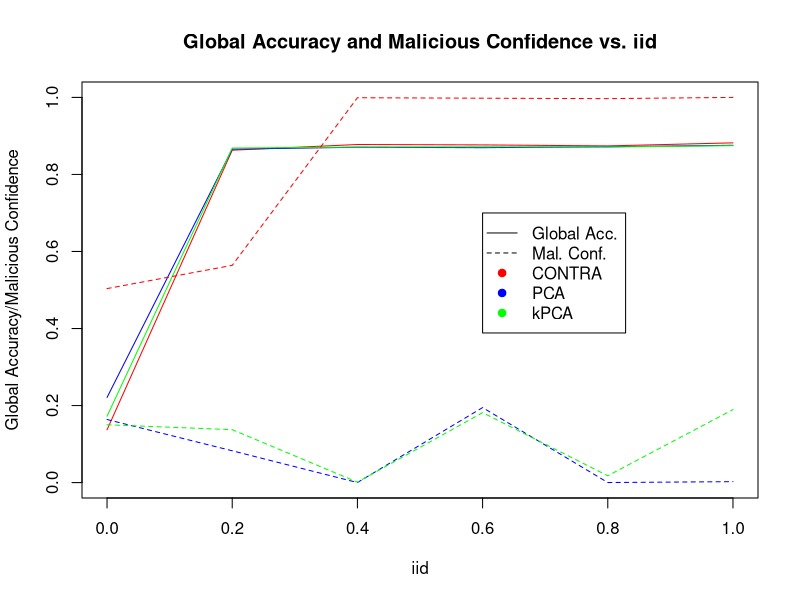
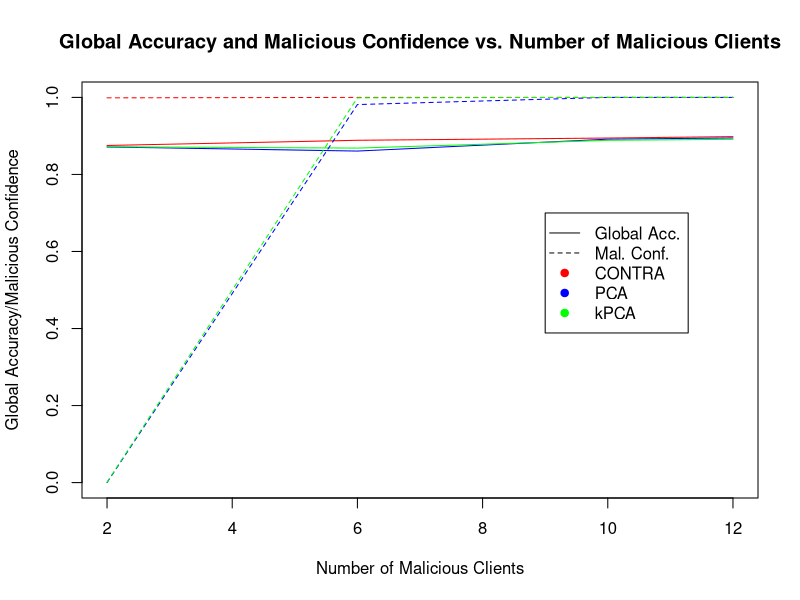
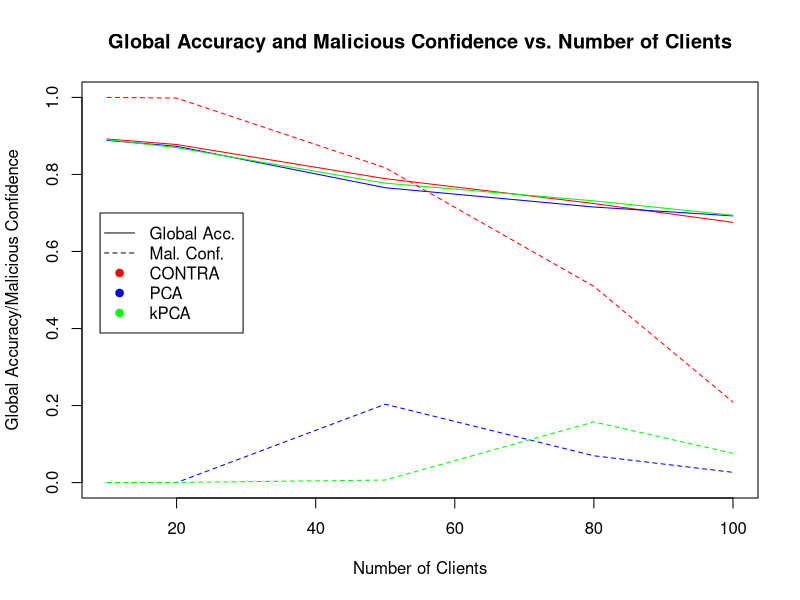

Source code (R) for these figures, in order:
# globalEvalDf <- read.csv("global_eval.csv")
# malEvalDf <- read.csv("mal_eval.csv")
# malObjLogDf <- read.csv("mal_obj_log.csv")
# 
# plot(globalEvalDf$eval_success~globalEvalDf$t,xlab="Timestep",ylab="% Accuracy",main="Accuracy of Global Task over Time")
# lines(globalEvalDf$eval_success~globalEvalDf$t)
# 
# plot(malEvalDf$eval_loss~malEvalDf$t,xlab="Timestep",ylab="SSE",main="SSE Of Global and Malicious Tasks over Time",col="red")
# lines(globalEvalDf$eval_loss~globalEvalDf$t,col="blue")
# points(globalEvalDf$eval_loss~globalEvalDf$t,col="blue")
# lines(malEvalDf$eval_loss~malEvalDf$t,col="red")
# legend(1.7,600000,col = c("blue","red"),legend=c("Global","Malicious"),lty=1)
# 
# noContraDf <- read.csv("1_global_eval.csv")
# contraDf <- read.csv("contra.csv")
# plot(noContraDf$eval_loss~noContraDf$t,xlab="Timestep",ylab="SSE",main="SSE Of Global Task over Time",col="red")
# lines(contraDf$eval_loss~contraDf$t,col="blue")
# points(contraDf$eval_loss~contraDf$t,col="blue")
# lines(noContraDf$eval_loss~noContraDf$t,col="red")
# legend(2.5,50000,col = c("blue","red"),legend=c("No defense","CONTRA"),lty=1)

# pca_glob_df <- read.csv("pca_global_eval.csv")
# pca_mal_obj_df <- read.csv("pca_mal_obj.csv")
# nopca_glob_df <- read.csv("nopca_global_eval.csv")
# nopca_mal_obj_df <- read.csv("nopca_mal_obj.csv")
# 
# plot(pca_mal_obj_df$target_conf~pca_mal_obj_df$t,xlab="Timestep",ylab="",main="Global Task Accuracy and Malicious Confidence",col="red",ylim=c(0,1))
# lines(pca_mal_obj_df$target_conf~pca_mal_obj_df$t,col="red")
# points(pca_glob_df$eval_success/100~pca_glob_df$t,col="blue")
# lines(pca_glob_df$eval_success/100~pca_glob_df$t,col="blue")
# points(nopca_glob_df$eval_success/100~nopca_glob_df$t,col="green")
# lines(nopca_glob_df$eval_success/100~nopca_glob_df$t,col="green")
# points(nopca_mal_obj_df$target_conf~nopca_mal_obj_df$t,col="orange")
# lines(nopca_mal_obj_df$target_conf~nopca_mal_obj_df$t,col="orange")

# legend(20,0.6,col = c("blue","red","green","orange"),legend=c("PCA Accuracy","PCA Mal. Conf.","No Def. Acc.","No Def. Mal. Conf."),lty=1)



iid.df <- read.csv("iid.csv")
iid.df$acc_contra = iid.df$acc_contra/100
iid.df$acc_pca = iid.df$acc_pca/100
iid.df$acc_kernel = iid.df$acc_kernel/100
num_mal.df <- read.csv("num_mal.csv")
num_mal.df$acc_contra = num_mal.df$acc_contra/100
num_mal.df$acc_pca = num_mal.df$acc_pca/100
num_mal.df$acc_kernel = num_mal.df$acc_kernel/100
k.df <- read.csv("k.csv")
k.df$acc_contra = k.df$acc_contra/100
k.df$acc_pca = k.df$acc_pca/100
k.df$acc_kernel = k.df$acc_kernel/100

plot(iid.df$acc_contra~iid.df$iid,xlab="iid",ylab="Global Accuracy/Malicious Confidence",main="Global Accuracy and Malicious Confidence vs. iid",type="l",ylim=c(0,1),col="red")
lines(iid.df$acc_pca~iid.df$iid,col="blue")
lines(iid.df$acc_kernel~iid.df$iid,col="green")

lines(iid.df$mal_contra~iid.df$iid,col="red",lty=2)
lines(iid.df$mal_pca~iid.df$iid,col="blue",lty=2)
lines(iid.df$mal_kernel~iid.df$iid,col="green",lty=2)

legend(0.6,0.7,legend = c("Global Acc.","Mal. Conf.", "CONTRA","PCA","kPCA"),pch = c(NA, NA, 19,19,19),lty = c(1,2,NA,NA,NA),col = c("black","black","red","blue","green"))


plot(num_mal.df$acc_contra~num_mal.df$num_mal,xlab="Number of Malicious Clients",ylab="Global Accuracy/Malicious Confidence",main="Global Accuracy and Malicious Confidence vs. Number of Malicious Clients",type="l",ylim=c(0,1),col="red")
lines(num_mal.df$acc_pca~num_mal.df$num_mal,col="blue")
lines(num_mal.df$acc_kernel~num_mal.df$num_mal,col="green")

lines(num_mal.df$mal_contra~num_mal.df$num_mal,col="red",lty=2)
lines(num_mal.df$mal_pca~num_mal.df$num_mal,col="blue",lty=2)
lines(num_mal.df$mal_kernel~num_mal.df$num_mal,col="green",lty=2)

legend(9,0.7,legend = c("Global Acc.","Mal. Conf.", "CONTRA","PCA","kPCA"),pch = c(NA, NA, 19,19,19),lty = c(1,2,NA,NA,NA),col = c("black","black","red","blue","green"))


plot(k.df$acc_contra~k.df$k,xlab="Number of Clients",ylab="Global Accuracy/Malicious Confidence",main="Global Accuracy and Malicious Confidence vs. Number of Clients",type="l",ylim=c(0,1),col="red")
lines(k.df$acc_pca~k.df$k,col="blue")
lines(k.df$acc_kernel~k.df$k,col="green")

lines(k.df$mal_contra~k.df$k,col="red",lty=2)
lines(k.df$mal_pca~k.df$k,col="blue",lty=2)
lines(k.df$mal_kernel~k.df$k,col="green",lty=2)

legend(9,0.7,legend = c("Global Acc.","Mal. Conf.", "CONTRA","PCA","kPCA"),pch = c(NA, NA, 19,19,19),lty = c(1,2,NA,NA,NA),col = c("black","black","red","blue","green"))
